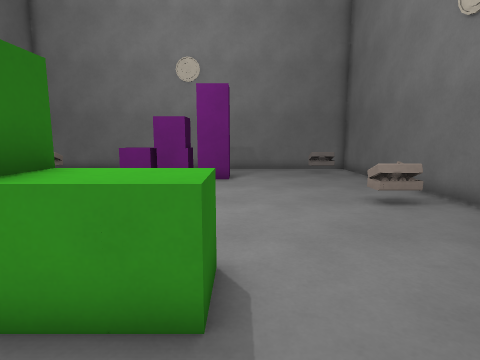
[1] (above)

12 first-person views from a walk through a 3-D level made in the Godot game engine. The camera is 1.2 m above the floor, tilts 8° down and sees 80° across. The floor is counted in squares, 0.63 m on a side. Each view is taken from the middle of a square. On the plan, view 1 faces up. The plan holds only what a view shows up to about 16 squares ahead; the rest is blank. Surface patterns are stand-ins for the level's own textures.

[2]
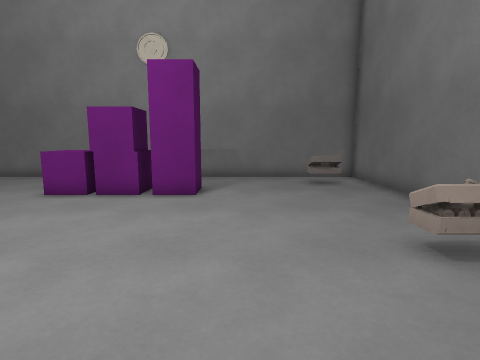

[3]
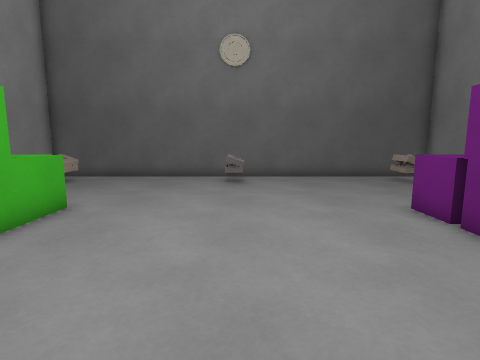

[4]
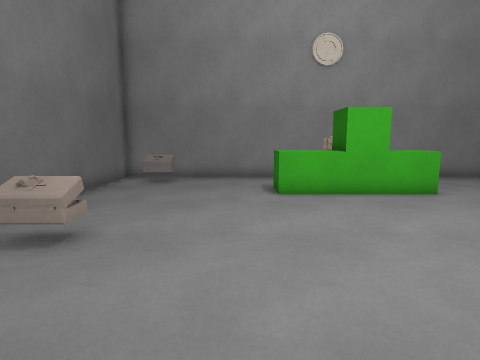

[5]
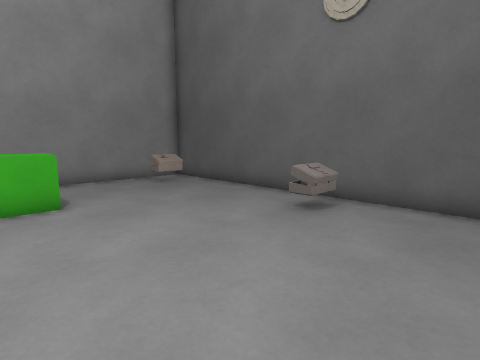

[6]
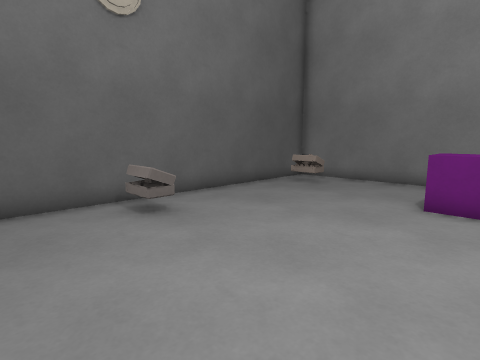

[7]
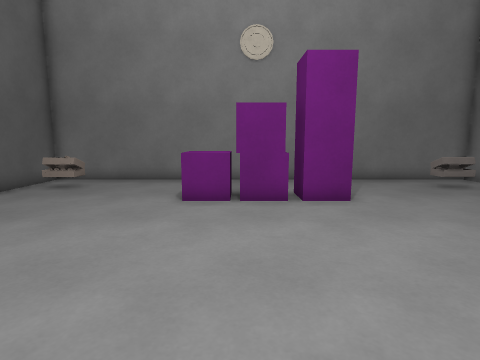

[8]
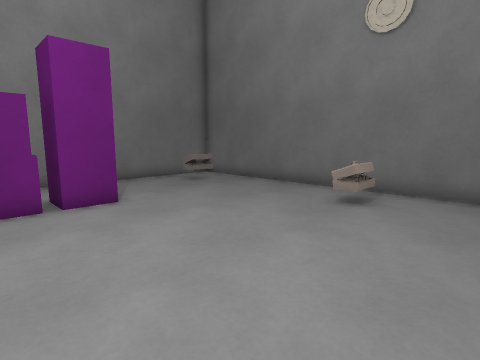

[9]
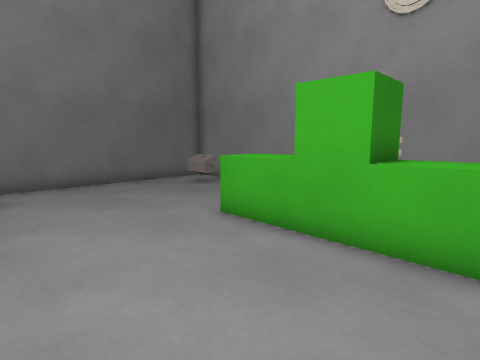

[10]
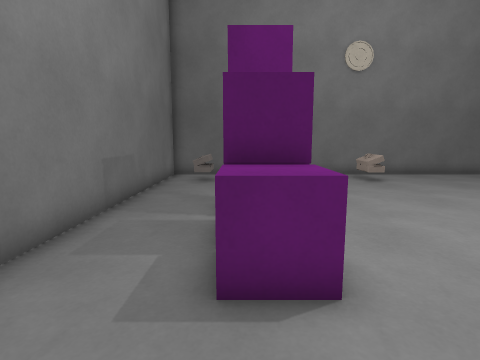

[11]
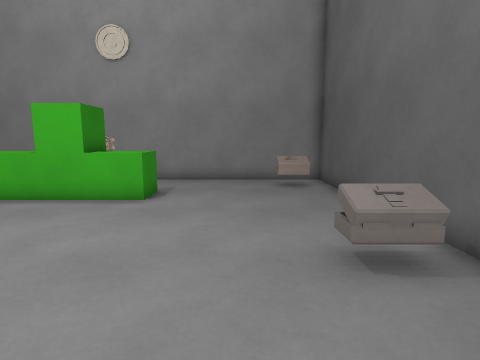

[12]
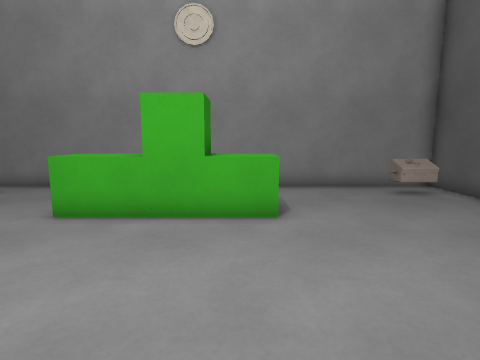

### Floor plan
Key: @ floor where view 1 was taken; # wall or solid block; x gap in a wall; . floor; ^ raised ledge; A ammo; O other object.
Columns run from 13 left of view 1 to 7 right of it. Each row starts with its distance up from view 1.
 19 #####################
 18 #...................#
 17 #OO...............A.#
 16 #OO.................#
 15 #......^^####.......#
 14 #......^^####.......#
 13 #...................#
 12 #...................#
 11 #...................#
 10 #...................#
  9 #.A..............OOx#
  8 #................OO.#
  7 #...................#
  6 #...................#
  5 #...................#
  4 #......^^##^^.......#
  3 #......^^##^^.......#
  2 #....... #O ........#
  1 #OO..... OO  .....A.#
  0 #OO.......O  @......#
 -1 #####################

Where each view was taken, in squares from view 1:
view 1: 0 up, 0 right, facing up
view 2: 4 up, 1 right, facing up
view 3: 9 up, 2 right, facing left
view 4: 14 up, 1 right, facing down
view 5: 13 up, 4 left, facing down-left
view 6: 5 up, 4 left, facing up-left
view 7: 5 up, 4 left, facing up
view 8: 5 up, 4 left, facing up-right
view 9: 9 up, 6 left, facing down-right
view 10: 15 up, 9 left, facing right
view 11: 13 up, 9 left, facing down
view 12: 11 up, 5 left, facing down
